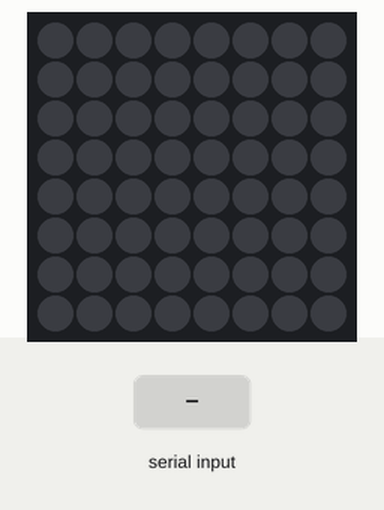
Recording of a sketch running on a simulated Arduino Uno, built with avr-gcc and run on an emulated ATmega328P. Parts: 8×8 RGB LED matrix (first LED top left, wired row by row). Inputs (shaded band) come from the test bench. Dim RGB values are drawn brighter than linear.

Above: at 1.2 s.
1.3 s: "1\n" received over Serial
At 2.8 s:
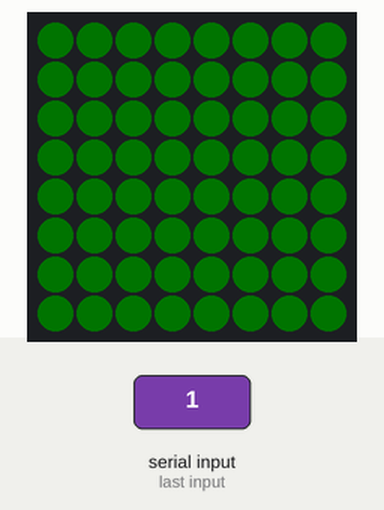
3.0 s: "0\n" received over Serial
At 3.09 s:
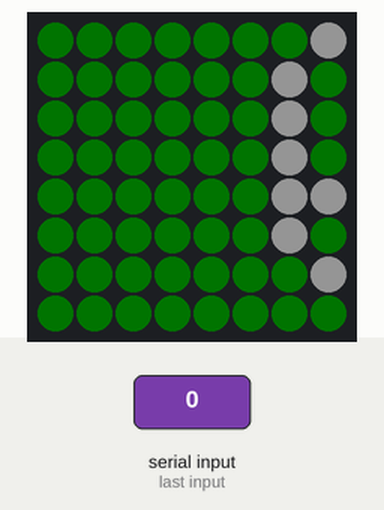
Timing chart, 0 to 6.0 s (numbered marks = the images above; inputs shaded):
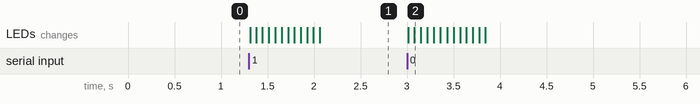

Measured:
- after the input at 1.3 s, the LEDs: change at once (image 1)
- after the input at 3.0 s, the LEDs: first change at once (image 2 shows a later state)

The sketch:

serialText.ino
```cpp
#include <Adafruit_NeoPixel.h>
#include <Adafruit_GFX.h>
#include <Adafruit_NeoMatrix.h>
#include "RGB.h"

#define PIN 1

Adafruit_NeoMatrix matrix = Adafruit_NeoMatrix(8, 8, PIN,
  NEO_MATRIX_TOP     + NEO_MATRIX_LEFT +
  NEO_MATRIX_ROWS + NEO_MATRIX_PROGRESSIVE,
  NEO_GRB            + NEO_KHZ800);

String inputString = "";         // a string to hold incoming data
boolean stringComplete = false;  // whether the string is complete

void setup() {
  // initialize serial:
  Serial.begin(9600);
  // reserve 200 bytes for the inputString:
  inputString.reserve(200);

  // LED matrix setup
  matrix.begin();
  matrix.setBrightness(20);
  matrix.setTextColor( matrix.Color(white.r, white.g, white.b) );
  matrix.setTextWrap(false);

}

void loop() {
  serialEvent(); //call the function
  // print the string when a newline arrives:
  if (stringComplete) {
    scrollText(inputString);
    // clear the string:
    inputString = "";
    stringComplete = false;
  }
}

/*
SerialEvent occurs whenever a new data comes in the
hardware serial RX. This routine is run between each
time loop() runs, so using delay inside loop can delay
response. Multiple bytes of data may be available.
*/
void serialEvent() {
  while (Serial.available()) {
    // get the new byte:
    char inChar = (char)Serial.read();
    // add it to the inputString:
    inputString += inChar;
    // if the incoming character is a newline, set a flag
    // so the main loop can do something about it:
    if (inChar == '\n') {
      stringComplete = true;
    }
  }
}

// Fill the dots one after the other with a color
void colorWipe(RGB color, uint8_t wait) {
  for(uint16_t row=0; row < 8; row++) {
    for(uint16_t column=0; column < 8; column++) {
      matrix.drawPixel(column, row, matrix.Color(color.r, color.g, color.b));
      matrix.show();
      delay(wait);
    }
  }
}

void drawFast(byte pic[8][8][3]) {
  for(int row = 0; row < 8; row++) {
    for(int column = 0; column < 8; column++) {
      matrix.drawPixel(column, row, matrix.Color(pic[column][row][0], pic[column][row][1], pic[column][row][2]));
      matrix.show();
    }
  }
}

void scrollText(String textToDisplay) {
  int x = matrix.width();
  int pixelsInText = textToDisplay.length() * 7;

  matrix.setCursor(x, 0);
  matrix.print(textToDisplay);
  matrix.show();

  while(x > (matrix.width() - pixelsInText)) {
    matrix.fillScreen(matrix.Color(teal.r, teal.g, teal.b));
    matrix.setCursor(--x, 0);
    matrix.print(textToDisplay);
    matrix.show();
    delay(60);
  }
}
```

RGB.h
```cpp
struct RGB {
  byte r;
  byte g;
  byte b;
};

// Define some colors we'll use frequently
RGB white = { 255, 255, 255 };
RGB red = { 255, 0, 0 };
RGB purple = { 241, 57, 106 };
RGB off = { 0, 0, 0 };
RGB teal = { 60, 89, 78 };
RGB yellow = { 34, 50, 69 };
RGB orange = { 156, 55, 39 };
```
